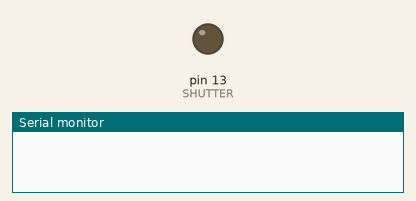
Recording of a sketch running on a simulated Arduino Uno, built with avr-gcc and run on an emulated ATmega328P. On the bench: output pins drawn as LEDs (lit = HIGH), the last lines printed to the serial monitor.

Above: at 2.5 s.
At 6.0 s:
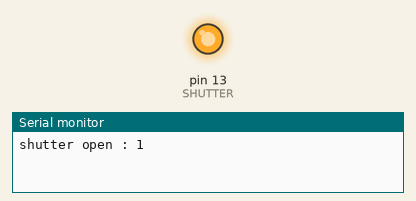
Timing chart, 0 to 9.1 s (numbered marks = the images above):
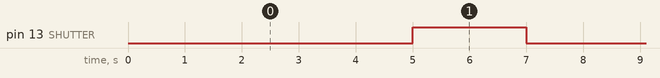

The sketch:

mm_ar_intervalometer_00.ino
```cpp
/*
openDolly intervalometer : test sketch
by Map of Emergence (Stefano Cieri)
based on http://openmoco.org/arduino/arduino-intervalometer-basics
(basically the same sketch as OpenMoCo's, with a few minor tweaks)

MsTimer library is used within this sketch:
http://arduino.cc/playground/Main/MsTimer2
apparently, the latest release is to be downloeaded from:
http://www.pjrc.com/teensy/td_libs_MsTimer2.html
*/

#include <MsTimer2.h>        // allowing interrupts

#define SHUTTER  13      // camera shutter trigger

#define INTERVAL 5000    // shot interval time
#define EXPOSURE 2000    // exposure length (B pose is to be used)
#define SHOTS    15      // number of shots to fire

unsigned long lastShot = 0;  // last time our camera fired
unsigned int shotCount = 0;  // number of shots fired
bool exposing = false;       // shutter state; open when exposing = true
bool finished = false;       // sketch executed until the end

void setup() {
  pinMode(SHUTTER, OUTPUT);  // set shutter pin as output
  Serial.begin(9600);        // for debugging; data rate: 9600 bps ; was 19200
}

void loop() {

  if( !exposing && millis() - lastShot > INTERVAL && shotCount < SHOTS) {
  // if camera is not exposing and timer elapsed, fire camera

    MsTimer2::set( EXPOSURE, closeShutter );   // set timer interrupt
    MsTimer2::start();                         // run timer

    digitalWrite(SHUTTER, HIGH);  // enable optocoupler
    exposing = true;
    shotCount++;

    Serial.println(String("shutter open : ") + shotCount);
  }

  if( shotCount==SHOTS && !exposing && !finished){
     Serial.println("last shot reached\n");
     finished = true;
  }
}

void closeShutter() {
  digitalWrite(SHUTTER, LOW);     // disable optocoupler
  MsTimer2::stop();               // disable timer
  /* interval time is measured from the time an image is completed
  until the time the next one is triggered; solution is to be generalized,
  for other options to be available*/
  lastShot = millis();
  exposing = false;

  Serial.println("shutter closed\n");
}
```

Measured:
- by itself, pin 13 (SHUTTER): alternates HIGH for 2.0 s and LOW for 5.0 s, 30 changes in all, then stays LOW
